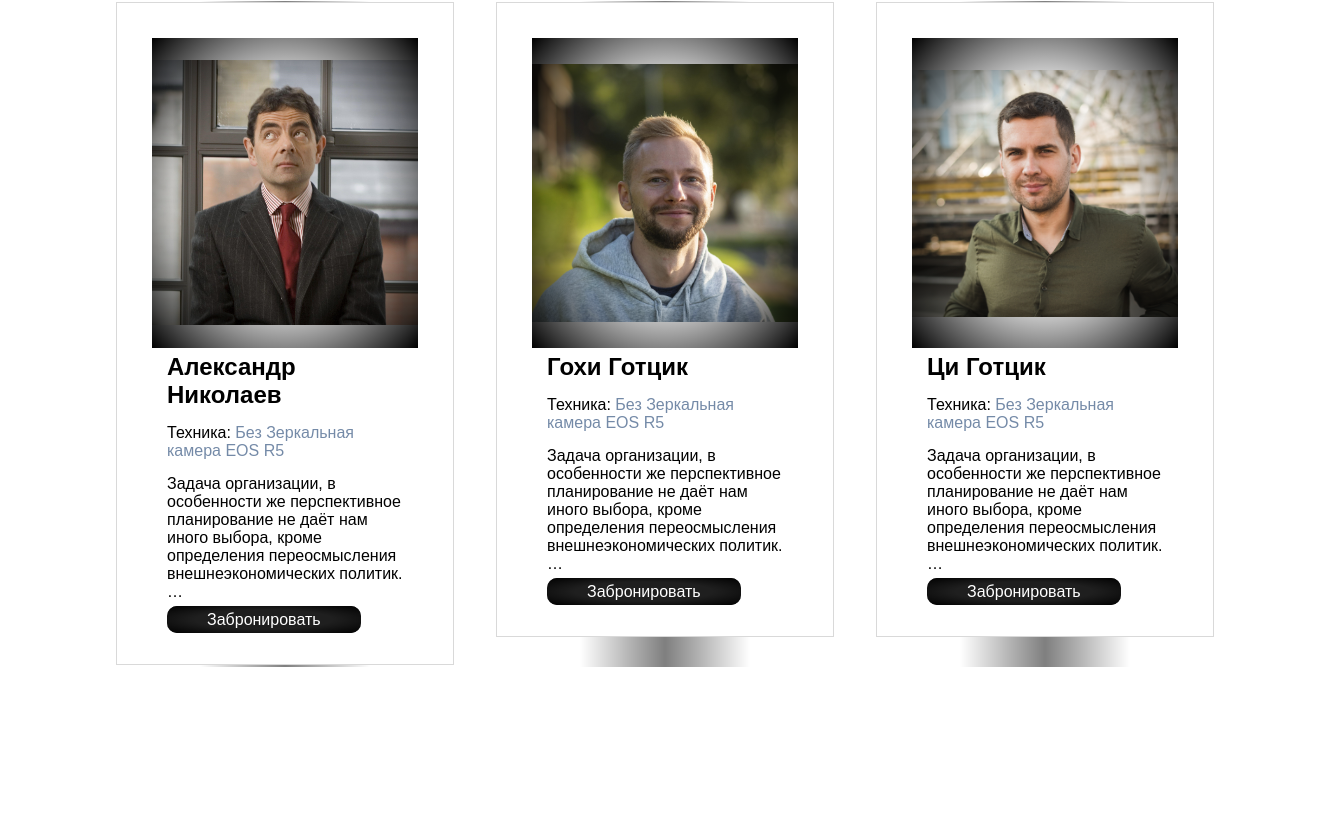
Before: /main/ (middle part) with the older database file.
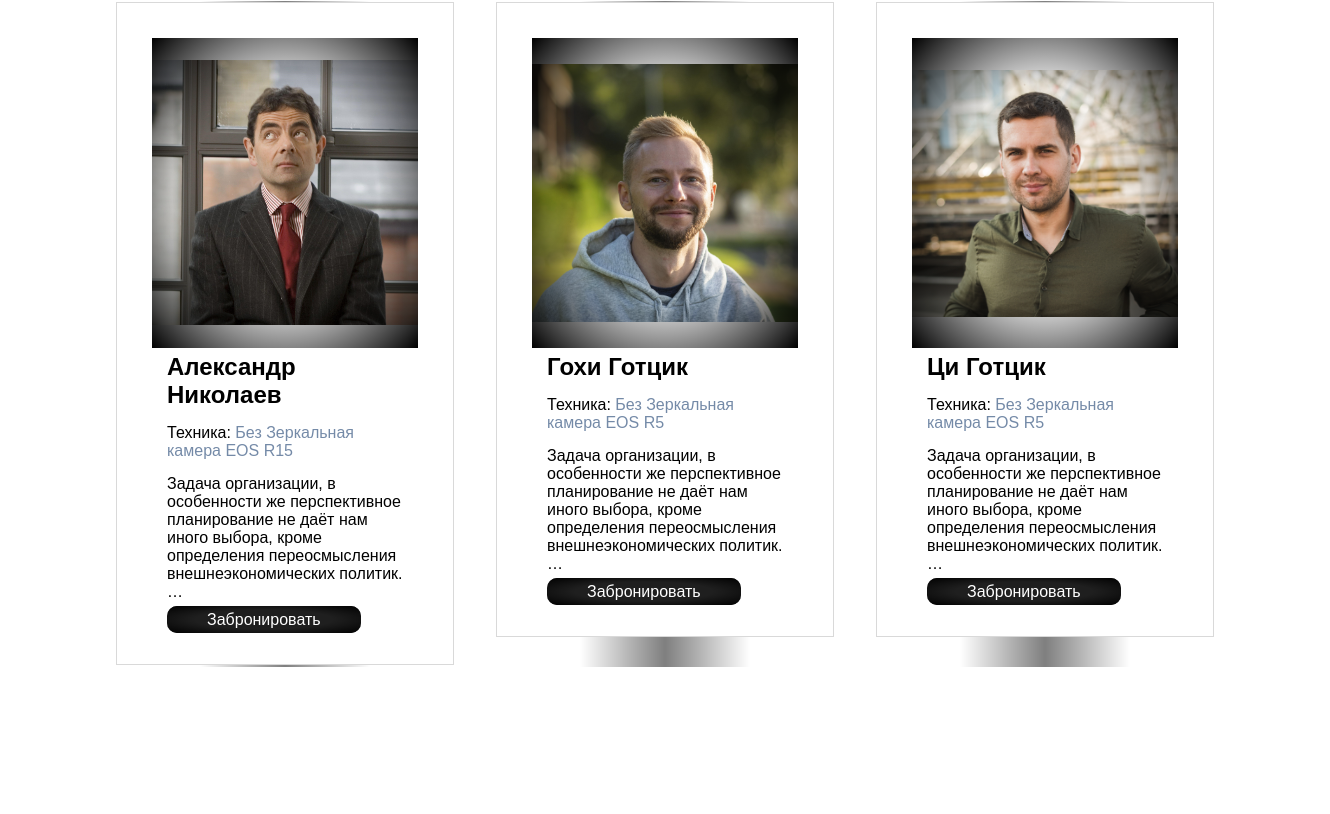
After: the same page with the newer database file.
### photosessionapp/models.py (models this page shows, shortened)
class Photographer(models.Model):
    user_id = models.ForeignKey(CustomUser, on_delete=models.CASCADE, blank=False, verbose_name='Пользователь')
    photo = models.ImageField(blank=True, null=True, upload_to='images', default='default/default_profile_image.png', verbose_name='Фотография')
    bio = models.TextField(blank=True, null=True, default=default_bio, verbose_name='Биография')
    tech = models.CharField(max_length=256, blank=True, null=True, default=default_tech, verbose_name='Техника')
    work_days = models.CharField(max_length=128, verbose_name='Рабочие дни')

class CustomUser(AbstractUser):
    username = models.CharField(max_length=256, blank=False, null=False, unique=True, verbose_name='Имя Пользователя')
    email = models.EmailField(blank=False, null=False, unique=True, validators=[EmailValidator], verbose_name='Электронная почта')
    name = models.CharField(max_length=256, blank=False, null=False, verbose_name='Имя')
    phone_number = models.CharField(max_length=256, blank=True, null=True, verbose_name='Номер телефона')
    surname = models.CharField(max_length=256, blank=False, null=False, verbose_name='Фамилия')
    password = models.CharField(max_length=256, blank=False, null=False, validators=[MinLengthValidator(8, "Пароль должен быть не меньше 8 символов"),
                                                                                     MaxLengthValidator(256, "Пароль должен быть не более 256 символов")])
    object = CustomUserManager()
    user_type = models.CharField(max_length=64, blank=False, null=False, choices=(user_type), default='1', verbose_name='Тип Пользователя')
    is_active = models.BooleanField(default=True)
    is_admin = models.BooleanField(default=False)
    is_anonymous = False
    is_authenticated = True
    USERNAME_FIELD = 'username'
    REQUIRED_FIELDS = ['password']

### photosessionapp/views.py (the view)
# urls.py: path('', MainView.as_view(), name='main'),
class MainView(ListView):
    model = Photographer
    template_name = 'photosession/main.html'
    context_object_name = 'photographer'
    def get_context_data(self, *, object_list=None, **kwargs):
        photographers = Photographer.objects.all()[:3]
        return {'photographer': photographers}
    def get(self, request, *args, **kwargs):
        return render(self.request, self.template_name, self.get_context_data())

### photosessionapp/templates/photosession/main.html (shortened to what this page needs)
{% extends 'root.html' %}
{% load static %}
{% block content %}
    <div class="photographer">
        <div class="photographer-cards">
            {% for pg in photographer %}
                <div class="gr-border">
                    <div class="photographer-card">
                        <div class="ph-image" style="background-image:radial-gradient(rgba(255,255,255,0), rgba(255,255,255,0), #000000), url('{{ pg.photo.url }}') "></div>
                        <h2>{{ pg.user_id.name }} {{ pg.user_id.surname }}</h2>
                        <p>Техника: <span>{{ pg.tech }}</span></p>
                        <p>{{ pg.bio|truncatewords_html:17 }}</p>
                        <a href="{% url 'main:reservation' pk=pg.pk %}" class="btn-photograph">Забронировать</a>
                    </div>
                </div>
            {% endfor %}
        </div>
    </div>
{% endblock %}

### templates/root.html (shortened to what this page needs)
{% load static %}
<!doctype html>
<html lang="en">
<head>
    <link rel="stylesheet" href="{% static 'css/style.css' %}">
</head>
<body class="content">
{% block content %}
{% endblock %}
</body>
</html>

### static/css/style.css (style rules this page uses)
* { padding: 0; margin: 0; font-family: "Nunito Sans", sans-serif; }
a { text-decoration: none; }
.content { display: flex; justify-content: center; align-items: flex-start; flex-wrap: wrap; width: 100%; }
.photographer { display: flex; justify-content: center; align-items: start; flex-wrap: wrap; padding: 50px 100px 150px 100px; }
.photographer-cards { display: grid; grid-template-columns: repeat(3, 1fr); grid-gap: 10px; }
.photographer-cards .ph-image { width: 100%; height: 310px; background-color: rgba(175, 175, 175, 0.36); background-position: center; background-repeat: no-repeat; background-size: 100%; }
.photographer-cards .gr-border { position: relative; margin: 0 15px; padding: 1px 1px 1.5px 1px; overflow: hidden; }
.photographer-cards .gr-border:before { content: ''; position: absolute; width: 100%; height: 100%; top: 0; left: 0; background: linear-gradient(90deg, rgba(255, 255, 255, 0), rgba(255, 255, 255, 0), rgba(0, 0, 0, 0.5), rgba(255, 255, 255, 0),rgba(255, 255, 255, 0)); transform: scale(1); filter: brightness(3); transition: 300ms; }
.photographer-cards .gr-border .photographer-card { padding: 35px; background-color: white; border: 1px solid rgba(0, 0, 0, 0.15); filter: drop-shadow(0 0 0 rgba(0, 0, 0, 0.1)); }
.photographer-cards .gr-border .photographer-card h2, p { padding: 5px 15px 10px 15px; }
.photographer-cards .gr-border .photographer-card span { opacity: 70%; color: #3a5983; }
.btn-photograph { background: #1f1f1f radial-gradient(rgba(255, 255, 255, 0), rgba(255, 255, 255, 0), black); border: none; border-radius: 10px; margin: 25px 0 0 15px; padding: 5px 40px; font-size: 16px; color: white; transition: 100ms; }

Changed rows visible on the page:
changed Photographer "Александр": tech "Без Зеркальная камера EOS R5" → "Без Зеркальная камера EOS R15"
